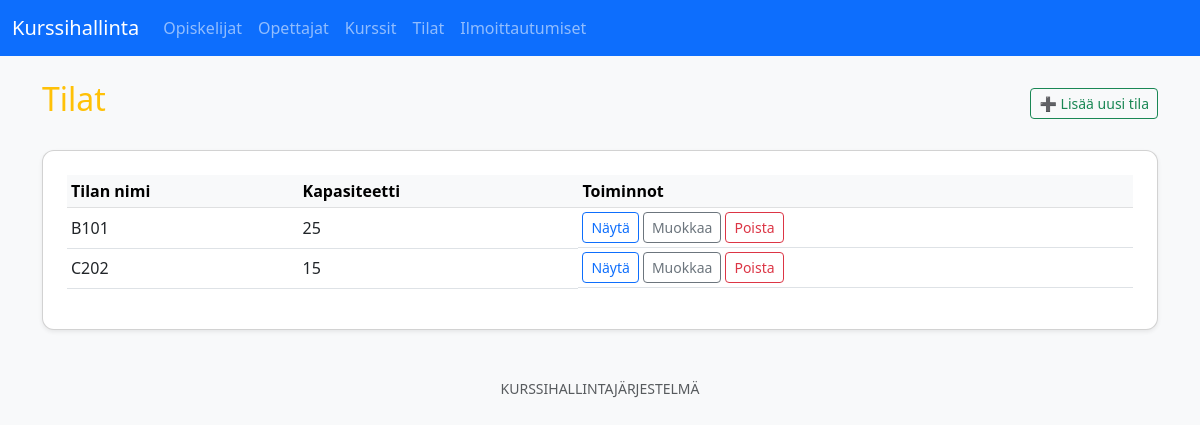
The app's page /rooms/index.php with its own data.
### tables this page shows
CREATE TABLE IF NOT EXISTS rooms (
  room_id INT AUTO_INCREMENT PRIMARY KEY,
  name VARCHAR(100) NOT NULL,
  capacity INT UNSIGNED NOT NULL DEFAULT 0
);

### rooms/index.php (the view, shortened to what this page needs)
<?php
require_once __DIR__ . '/../includes/config.php';
require_once __DIR__ . '/../includes/header.php';
$query = "SELECT room_id AS id, name AS room_name, capacity AS cap FROM rooms ORDER BY name ASC";
$result = $mysqli->query($query);
?>
<div class="d-flex justify-content-between align-items-center mb-4">
    <h2 class="text-warning">Tilat</h2>
    <a href="add.php" class="btn btn-outline-success btn-sm">➕ Lisää uusi tila</a>
</div>
<div class="card shadow-sm p-4">
    <table class="table table-hover table-sm align-middle">
        <thead class="table-light">
            <tr>
                <th>Tilan nimi</th>
                <th>Kapasiteetti</th>
                <th>Toiminnot</th>
            </tr>
        </thead>
        <tbody>
            <?php while($row = $result->fetch_assoc()): ?>
            <tr>
                <td><?= htmlspecialchars($row['room_name']) ?></td>
                <td><?= (int)$row['cap'] ?></td>
                <td class="d-flex gap-1">
                    <a href="view.php?id=<?= $row['id'] ?>" class="btn btn-sm btn-outline-primary">Näytä</a>
                    <a href="edit.php?id=<?= $row['id'] ?>" class="btn btn-sm btn-outline-secondary">Muokkaa</a>
                    <a href="delete.php?id=<?= $row['id'] ?>" class="btn btn-sm btn-outline-danger" onclick="return confirm('Haluatko poistaa tämän tilan?')">Poista</a>
                </td>
            </tr>
            <?php endwhile; ?>
        </tbody>
    </table>
</div>
<?php require_once __DIR__ . '/../includes/footer.php'; ?>

### assets/style.css (style rules this page uses)
body { font-family: system-ui, -apple-system, 'Segoe UI', Roboto, 'Helvetica Neue', Arial; background-color: #f8f9fa; color: #212529; }
.card { background-color: #ffffff; border-radius: 12px; box-shadow: 0 4px 12px rgba(0, 0, 0, 0.06), 0 1px 2px rgba(0, 0, 0, 0.04); transition: transform 0.2s ease, box-shadow 0.2s ease; }

### records on screen
rooms: name "B101", capacity "25"
rooms: name "C202", capacity "15"
